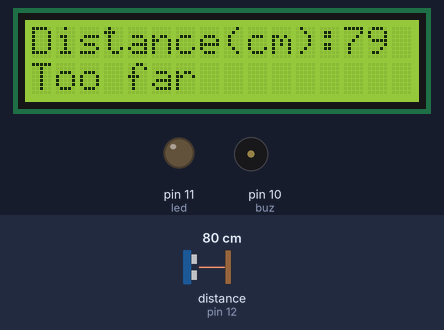
The sketch below on a simulated Arduino Uno, built with avr-gcc and run on an emulated ATmega328P. Parts: 16×2 character LCD, output pins drawn as LEDs (lit = HIGH), buzzer (waves = sounding). Wiring (inferred from the names in the program): ultrasonic range finder: trigger pin 13; echo pin 12. The test bench sets the inputs (shaded band); at power-on: distance to the obstacle (sensor on pin 12) 80 cm. The echo pulse lasts 58.3 µs per cm; pins used as bus, display or sensor lines are not drawn; what the sketch prints to the serial monitor is not drawn.

Above: at 1.2 s.
1.3 s: distance to the obstacle (sensor on pin 12) set to 17 cm
At 1.8 s:
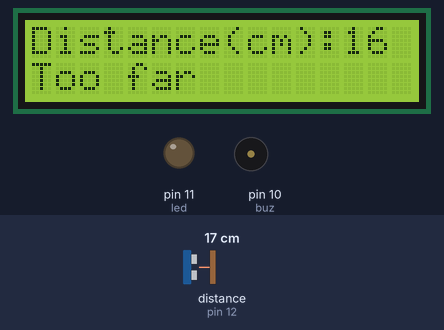
2.8 s: distance to the obstacle (sensor on pin 12) set to 14 cm
At 4.1 s:
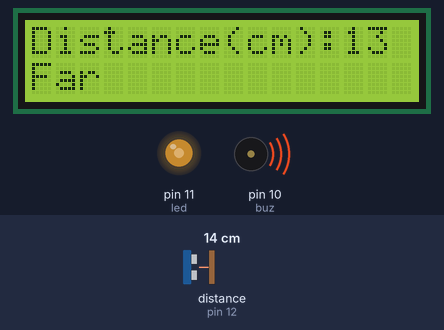
4.4 s: distance to the obstacle (sensor on pin 12) set to 4 cm
At 5.8 s:
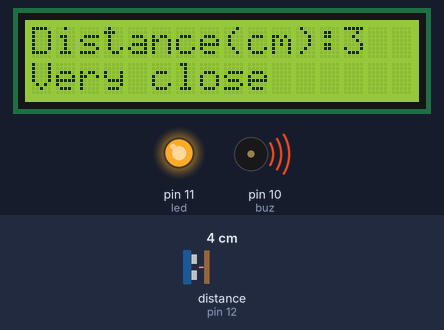
Timing chart, 0 to 7.4 s (numbered marks = the images above; inputs shaded):
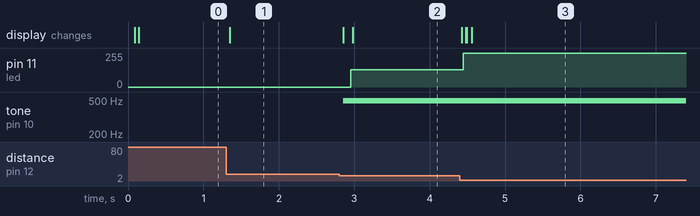

The sketch:

dis_alert.ino
```cpp
#include <LiquidCrystal_I2C.h>
LiquidCrystal_I2C l(0x27,16,2);
int trig=13;
int echo=12,led=11,buz=10;
void setup() {
  // put your setup code here, to run once:
  l.init();
  l.backlight();
  pinMode(trig,OUTPUT);
  pinMode(echo,INPUT);
  pinMode(led,OUTPUT);
Serial.begin(9600);
}

void loop() {
  // put your main code here, to run repeatedly:
digitalWrite(trig,LOW);//initially, set tri to low at start of every loop
delay(2);
digitalWrite(trig,HIGH);//echo becomes high here automatically
delayMicroseconds(10);
//since the sensor internally expects the trig pin to be high for 10 microsec
//(expects at lease 10microsec pulse)-to work perfectly,
// giving any more than that does not guarantee the sensor's behavior
// And giving any less might cause the sensor to not recognise as a valid pulse and the sensor may not start measurement.
digitalWrite(trig,LOW);//trig is made low here to finish sending the 10 microsec pulse to the sensor.
unsigned long t=pulseIn(echo,HIGH);//echo is high for how long?
//It will be high for as long as it takes for the ultrasound to return.
//Therefore for (distance travelled in total)/(speed of sound in room temp).
//hence 2d=speed*time and d=speed*time/2
//where time is in microsec(pulseIn returns in microsec) and speed in m/s.
//so speed=343m/s. time=t microsec=t*10^(-6) sec. so dist=343*t*10^(-6) m.
//But the object for a small project like this is in range of cm. So we convert it to cm.
//dist=354*t*10^(-6)*10^(2) cm=0.0343*t cm
float d=0.0343*t/2;
Serial.print(d);
Serial.println("cm");
l.setCursor(0,0);//Column then row
  l.print("Distance(cm):");
  l.setCursor(13,0);
  l.print(int(d));
  l.print(" ");
if(d<=10 && d>=0)
{
  analogWrite(buz,255);
  delay(10);
  digitalWrite(buz,LOW);
  delay(10);
  analogWrite(led,255);
  //255 is maximum-because 2^8=256 and arduino's pulse width modulation is by
  //8-bits timer.
  l.setCursor(0,1);
  l.print("Very close");
  l.print("          ");
  delay(10);
}
else if(d>10 && d<=15)
{
  analogWrite(buz,128);
  delay(50);
  digitalWrite(buz,LOW);
  delay(50);
  analogWrite(led,128);
  l.setCursor(0,1);
  l.print("Far");
  l.print("          ");
  delay(10);
}
else
{
  digitalWrite(buz,LOW);
  delay(50);
  digitalWrite(led,LOW);
  l.setCursor(0,1);
  l.print("Too far");
  l.print("          ");
  delay(50);
}
}
/*
P.S. This is code for the Tinkercad project. Since I learnt a bit more about millis-about how to use it, and I had tried to add a few features to the original project, so I
pasted it here.

int b=5,r=9,g=0,bl=6,but=3;
unsigned long pt=0;
void setup()
{
 pinMode(b,OUTPUT);//Buzzer
  pinMode(r,OUTPUT);//Red led
  pinMode(bl,OUTPUT);//Blue led
  pinMode(g,OUTPUT);//Green led
    pinMode(but,INPUT_PULLUP);//button
  Serial.begin(9600);

} bool pst=LOW,cst;
  unsigned long cm=0;
void loop()
{
  cst=!digitalRead(but);
  unsigned long t=0;
  if(cst==pst)
  t=millis()-pt;
  Serial.print(cst);
  Serial.print("    ");
  Serial.print(t);
  Serial.print("     ");
  Serial.println(analogRead(A0));

  if(pst==0 && cst==1)
  {digitalWrite(r,LOW);
   if(analogRead(A0)<=0.3*1022){
     analogWrite(bl,0.3*255);}

   else if(analogRead(A0)<=0.5*1022 && analogRead(A0)>0.3*1022)
   {analogWrite(bl,0.5*255);
   delay(50);
     analogWrite(b,0.5*255);}
   else
   {
     analogWrite(bl,255);
   delay(50);
     analogWrite(b,255);
   }
   pst=HIGH;
   pt=millis();
   cm=millis();
  }
  else if(pst==1 && cst==1)
  {
    if(t<5000){
      digitalWrite(r,LOW);
    if(analogRead(A0)<=0.3*1022){
    analogWrite(bl,0.3*255);
  if(millis()-cm>=200){
       if(digitalRead(b)==0)
       analogWrite(b,0.3*255);
       else
         digitalWrite(b,LOW);
       cm=millis();}}
   else if(analogRead(A0)<=0.5*1022 && analogRead(A0)>0.3*1022)
   {analogWrite(bl,0.5*255);
   delay(50);
     analogWrite(b,0.5*255);}
   else
   {
     analogWrite(bl,255);
   delay(50);
     analogWrite(b,255);
   }}

    else
    {digitalWrite(bl,LOW);
      if(analogRead(A0)<=0.3*1022){
    analogWrite(r,0.3*255);
   delay(50);
     analogWrite(b,0.3*255);}
   else if(analogRead(A0)<=0.5*1022 && analogRead(A0)>0.3*1022)
   {analogWrite(r,0.5*255);
   delay(50);
     analogWrite(b,0.5*255);}
   else
   {
     analogWrite(r,255);
   delay(50);
     analogWrite(b,255);
   }}

      pst=HIGH;
  }
  else if(pst==HIGH && cst==LOW)
  {
    digitalWrite(r,LOW);
    digitalWrite(bl,LOW);
    digitalWrite(b,LOW);
    pst=LOW;
    pt=millis();
  }
}
*/
```

Measured:
- the behaviour switches between 16 and 15 cm on distance to the obstacle (sensor on pin 12) (found by bisection; images 1 and 2)
- after the input at 1.3 s, the display: changes after 0.05 s (image 1)
- after the input at 2.8 s, pin 11 (led): 0/255 → 128/255 after 0.15 s; tone on pin 10 (buz): silent → 490 Hz after 0.05 s; the display: first changes after 0.05 s (image 2 shows a later state)
- after the input at 4.4 s, pin 11 (led): 128/255 → 255/255 after 0.05 s; the display: first changes at once (image 3 shows a later state)
